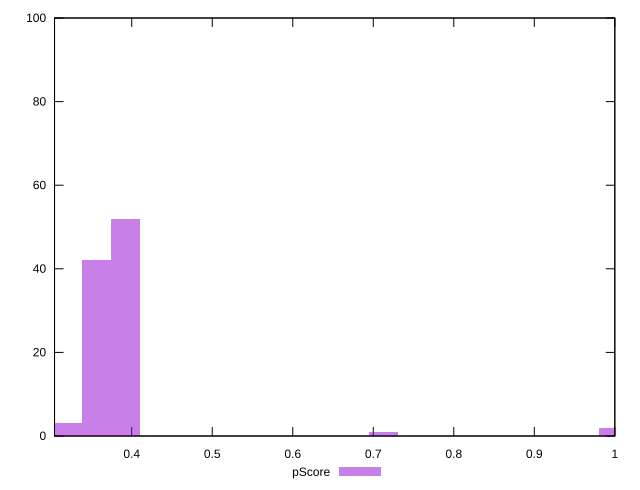

Source code (gnuplot):
reset

$pScore <<EOF
0.9978242578731489 2
0.3563658063832675 42
0.39200238702159423 52
0.712731612766535 1
0.3207292257449407 3
EOF

set key outside below
set boxwidth 0.03563658063832675
set xrange [0.3041176470588235:1]
set yrange [0:100]
set trange [0:100]
set style fill transparent solid 0.5 noborder
set terminal svg size 640, 490 enhanced background rgb 'white'
set output "report_00013_2021-02-09T12-04-24.940Z/uses-rel-preload/samples/pages+cached+noadtech/pScore/histogram.svg"

plot $pScore title "pScore" with boxes

reset
